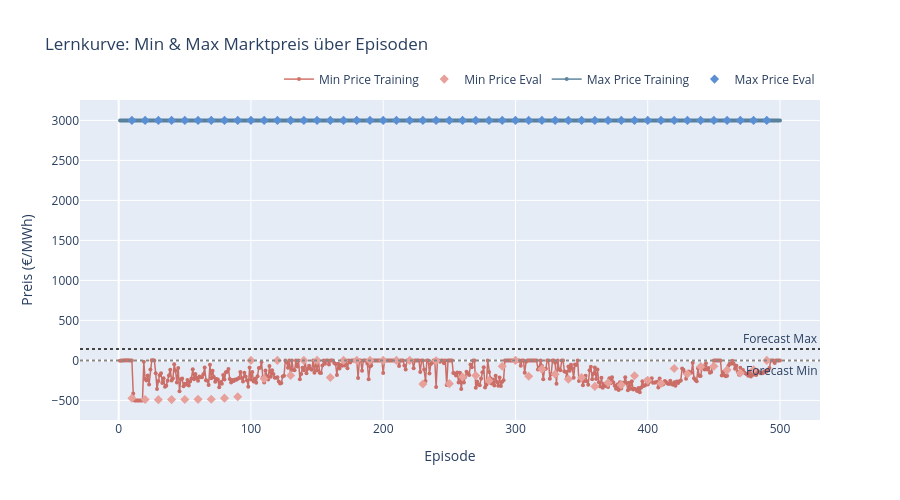

Notebook cell for this chart:
### Code cell
# ── 5b. RL-Episoden: min_price & max_price pro Episode ───────────────────────
fig_minmax = go.Figure()

for variable, color_train, color_eval, label in [
    ("min_price", "#C0392B", "#E8A09A", "Min Price"),
    ("max_price", "#1A5276", "#5B8FD4", "Max Price"),
]:
    rl_kpis_mm = kpis[
        kpis["simulation"].str.startswith(base_sim) &
        (kpis["variable"] == variable)
    ].copy()

    rl_kpis_mm[["episode", "is_eval"]] = rl_kpis_mm["simulation"].apply(
        lambda s: pd.Series(parse_episode(s))
    )
    rl_kpis_mm = rl_kpis_mm.dropna(subset=["episode"])
    rl_kpis_mm["episode"] = rl_kpis_mm["episode"].astype(int)

    train_mm = rl_kpis_mm[~rl_kpis_mm["is_eval"]].sort_values("episode")
    eval_mm  = rl_kpis_mm[ rl_kpis_mm["is_eval"]].sort_values("episode")

    fig_minmax.add_trace(go.Scatter(
        x=train_mm["episode"],
        y=train_mm["value"],
        mode="lines+markers",
        name=f"{label} Training",
        line=dict(color=color_train, width=1.5),
        marker=dict(size=4),
        opacity=0.7,
    ))

    if not eval_mm.empty:
        fig_minmax.add_trace(go.Scatter(
            x=eval_mm["episode"] * 10,
            y=eval_mm["value"],
            mode="markers",
            name=f"{label} Eval",
            marker=dict(color=color_eval, size=7, symbol="diamond"),
        ))


# Forecast Min/Max
for agg_fn, color, label, pos in [
    ("min", "#888888", "Forecast Min", "bottom right"),
    ("max", "#444444", "Forecast Max", "top right"),
]:
    val = getattr(forecast_filtered["price_EOM"], agg_fn)()
    fig_minmax.add_hline(
        y=val,
        line=dict(color=color, width=2, dash="dot"),
        annotation_text=label,
        annotation_position=pos,
    )

fig_minmax.update_layout(
    title="Lernkurve: Min & Max Marktpreis über Episoden",
    xaxis_title="Episode",
    yaxis_title="Preis (€/MWh)",
    height=500,
    legend=dict(orientation="h", yanchor="bottom", y=1.02, xanchor="right", x=1),
)
fig_minmax.show()

### Figure 1 — Plotly figure (JSON) as saved in the notebook; plotly's stock layout.template omitted (floating-point values rounded to 4 significant figures; data arrays with more than 128 entries replaced by an {"elided": "..."} marker saying what was removed)
{"data": [{"line": {"color": "#C0392B", "width": 1.5}, "marker": {"size": 4}, "mode": "lines+markers", "name": "Min Price Training", "opacity": 0.7, "type": "scatter", "x": {"elided": "500 int values"}, "y": {"elided": "500 float values"}}, {"marker": {"color": "#E8A09A", "size": 7, "symbol": "diamond"}, "mode": "markers", "name": "Min Price Eval", "type": "scatter", "x": [10, 20, 30, 40, 50, 60, 70, 80, 90, 100, 110, 120, 130, 140, 150, 160, 170, 180, 190, 200, 210, 220, 230, 240, 250, 260, 270, 280, 290, 300, 310, 320, 330, 340, 350, 360, 370, 380, 390, 400, 410, 420, 430, 440, 450, 460, 470, 480, 490], "y": [-472.8, -489.1, -490.3, -489.9, -489.2, -487.0, -485.0, -472.1, -454.8, 0.08961, -229.3, 0.1284, -187.4, 0.08982, 0.08581, -214.0, 0.08689, 0.0891, 0.1284, 0.1284, 0.08879, 0.09531, -294.2, -5.841, -290.8, -207.9, -189.0, -253.3, -73.32, 0.08762, -197.8, -109.2, -172.0, -234.2, -215.8, -325.0, -280.3, -306.4, -191.1, -249.9, -287.7, -100.8, -169.3, -78.43, -72.64, -121.2, -156.8, -118.4, 0.08375]}, {"line": {"color": "#1A5276", "width": 1.5}, "marker": {"size": 4}, "mode": "lines+markers", "name": "Max Price Training", "opacity": 0.7, "type": "scatter", "x": {"elided": "500 int values"}, "y": {"elided": "500 float values"}}, {"marker": {"color": "#5B8FD4", "size": 7, "symbol": "diamond"}, "mode": "markers", "name": "Max Price Eval", "type": "scatter", "x": [10, 20, 30, 40, 50, 60, 70, 80, 90, 100, 110, 120, 130, 140, 150, 160, 170, 180, 190, 200, 210, 220, 230, 240, 250, 260, 270, 280, 290, 300, 310, 320, 330, 340, 350, 360, 370, 380, 390, 400, 410, 420, 430, 440, 450, 460, 470, 480, 490], "y": [3000.0, 3000.0, 3000.0, 3000.0, 3000.0, 3000.0, 3000.0, 3000.0, 3000.0, 3000.0, 3000.0, 3000.0, 3000.0, 3000.0, 3000.0, 3000.0, 3000.0, 3000.0, 3000.0, 3000.0, 3000.0, 3000.0, 3000.0, 3000.0, 3000.0, 3000.0, 3000.0, 3000.0, 3000.0, 3000.0, 3000.0, 3000.0, 3000.0, 3000.0, 3000.0, 3000.0, 3000.0, 3000.0, 3000.0, 3000.0, 3000.0, 3000.0, 3000.0, 3000.0, 3000.0, 3000.0, 3000.0, 3000.0, 3000.0]}], "layout": {"annotations": [{"showarrow": false, "text": "Forecast Min", "x": 1, "xanchor": "right", "xref": "x domain", "y": 0.01349, "yanchor": "top", "yref": "y"}, {"showarrow": false, "text": "Forecast Max", "x": 1, "xanchor": "right", "xref": "x domain", "y": 144.0, "yanchor": "bottom", "yref": "y"}], "height": 500, "legend": {"orientation": "h", "x": 1, "xanchor": "right", "y": 1.02, "yanchor": "bottom"}, "shapes": [{"line": {"color": "#888888", "dash": "dot", "width": 2}, "type": "line", "x0": 0, "x1": 1, "xref": "x domain", "y0": 0.01349, "y1": 0.01349, "yref": "y"}, {"line": {"color": "#444444", "dash": "dot", "width": 2}, "type": "line", "x0": 0, "x1": 1, "xref": "x domain", "y0": 144.0, "y1": 144.0, "yref": "y"}], "title": {"text": "Lernkurve: Min & Max Marktpreis über Episoden"}, "xaxis": {"title": {"text": "Episode"}}, "yaxis": {"title": {"text": "Preis (€/MWh)"}}}}
